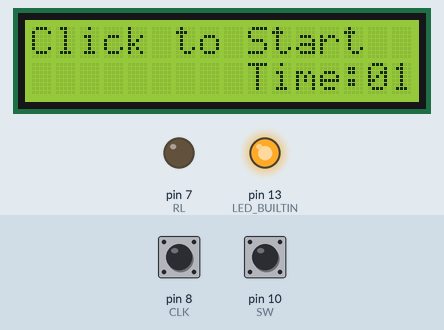
Simulated run of this sketch. Board: Arduino Uno, built with avr-gcc and run on an emulated ATmega328P. Shown: 16×2 character LCD, output pins drawn as LEDs (lit = HIGH). Inputs (shaded band) come from the test bench; at power-on: pin 10 (SW) HIGH, pin 8 (CLK) HIGH.

Above: at 1.2 s.
1.3 s: pin 10 (SW) pulled LOW for 0.15 s
At 1.7 s:
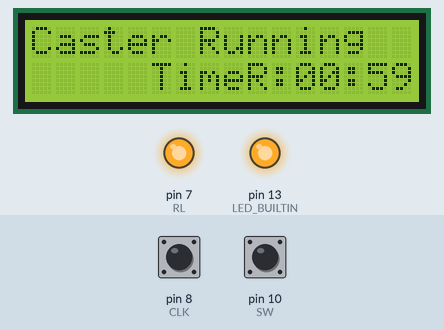
At 4.1 s:
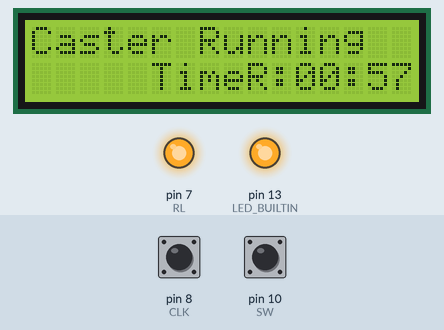
Timing chart, 0 to 5.6 s (numbered marks = the images above; inputs shaded):
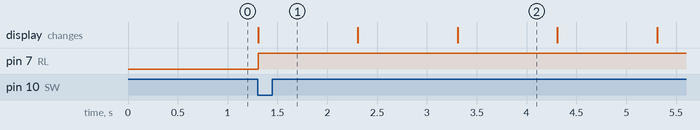

Measured:
- after the input at 1.3 s, pin 7 (RL): LOW → HIGH at once; the display: changes at once (image 1)
- what the display in image 2 shows lasts 1.0 s, from 3.3 s to 4.3 s

The sketch:

SpincasterControls.ino
```cpp
/*
  UVic Rocketry Proulsion Team - Spincaster Controls

  This software will allow users to set the amount of time
  the spincaster will rotate for and automatically shut it off
  in the event of the control system fails.

  The circuit:
 * LCD RS pin to digital pin 12
 * LCD Enable pin to digital pin 11
 * LCD D4 pin to digital pin 4
 * LCD D5 pin to digital pin 3
 * LCD D6 pin to digital pin 2
 * LCD D7 pin to digital pin 5
 * LCD R/W pin to ground
 * LCD VSS pin to ground
 * LCD VCC pin to 5V
 * LCD LED+ to 5V
 * LCD LED- to ground
 * 10K pot resistor:
 * ends to +5V and ground
 * wiper to LCD VO pin (pin 3)
 * Rotary SW to digital pin 10
 * Rotary DT to digital pin 9
 * Rotary CLK to digital pin 8

 Joshua Piuti 27/9/2021
*/

// include the library code:
#include <LiquidCrystal.h>

#define CLK 8
#define DT 9
#define SW 10
#define RL 7

// initialize the library by associating any needed LCD interface pin
// with the arduino pin number it is connected to
const int rs = 12, en = 11, d4 = 4, d5 = 3, d6 = 2, d7 = 5;
LiquidCrystal lcd(rs, en, d4, d5, d6, d7);

int counter = 1;
int currentStateCLK;
int lastStateCLK;
String currentDir ="";
unsigned long lastButtonPress = 0;
int minRem = 0;
int secRem = 0;
char timeBuf[7] = "       ";
char minBuf[3] = "   ";

void setup() {
  // set up the LCD's number of columns and rows:
  lcd.begin(16, 2);
  // Print startup screen to LCD
  lcd.print("Click to Start");
  lcd.setCursor(9, 1);
  lcd.print("Time:01");
  pinMode(LED_BUILTIN, OUTPUT);
  digitalWrite(LED_BUILTIN, HIGH);

  // Set encoder pins as inputs
  pinMode(CLK,INPUT);
  pinMode(DT,INPUT);
  pinMode(SW, INPUT_PULLUP);

  // Set relay pin as output
  pinMode(RL, OUTPUT);
  digitalWrite(RL, LOW);

  // Setup Serial Monitor
  Serial.begin(9600);

  // Read the initial state of CLK
  lastStateCLK = digitalRead(CLK);
}//setup

void loop() {
  // Read the current state of CLK
  currentStateCLK = digitalRead(CLK);

  // Turns relay off for safety
  digitalWrite(RL, LOW);

  // If last and current state of CLK are different, then pulse occurred
  // React to only 1 state change to avoid double count
  if (currentStateCLK != lastStateCLK  && currentStateCLK == 1){

    // If the DT state is different than the CLK state then
    // the encoder is rotating CCW so decrement
    if (digitalRead(DT) != currentStateCLK) {
      if(counter > 0){
        counter --;
       currentDir ="CCW";
      }//if
    } else {
      // Encoder is rotating CW so increment, max is 99
      if(counter < 99){
        counter ++;
        currentDir ="CW";
      }//if
    }//if

    // displays the selected number of minutes to run
    lcd.setCursor(14, 1);
    sprintf(minBuf, "%02i", counter);
    lcd.print(minBuf);
  }//if

  // Remember last CLK state
  lastStateCLK = currentStateCLK;

  // Read the button state
  int btnState = digitalRead(SW);

  //If we detect LOW signal, button is pressed
  if (btnState == LOW && counter > 0) {
    //if 50ms have passed since last LOW pulse, it means that the
    //button has been pressed, released and pressed again
    if (millis() - lastButtonPress > 50) {
      lastButtonPress = millis();
      // Read the button state
      btnState = digitalRead(SW);

      // Sets up timer in minutes and seconds
      minRem = counter - 1;
      secRem = 59;

      // Sets screen to countdown
      lcd.clear();
      lcd.print("Caster Running");
      lcd.setCursor(5, 1);
      lcd.print("TimeR:");
      // Prints current time remaining to LCD
      sprintf(timeBuf, "%02i:%02i", minRem, secRem);
      lcd.setCursor(11, 1);
      lcd.print(timeBuf);

      // Turns relay on
      digitalWrite(RL, HIGH);

      // Counts down until time elapsed
      while(true){
        delay(1000);

        if(secRem <= 0){
          if(minRem <= 0){
            break;
          }//if
          minRem--;
          secRem = 59;
        } else {
          secRem--;
        }//if else

        // Prints current time remaining to LCD
        sprintf(timeBuf, "%02i:%02i", minRem, secRem);
        lcd.setCursor(11, 1);
        lcd.print(timeBuf);
      }//while
    }//if

    // Turns off relay when countdown done
    digitalWrite(RL, LOW);

    // Prints screen and prompts user to push rotary encoder button to get back to start screen
    lcd.clear();
    lcd.print("Casting Finished");
    lcd.setCursor(0, 1);
    lcd.print("Press But to RST");
    lastButtonPress = millis();
    btnState = digitalRead(SW);

    // Waits until button is pressed to go back to start screen
    while(btnState == HIGH){
      // Read the button state
      btnState = digitalRead(SW);
    };//do while

    // Logs last button press
    lastButtonPress = millis();

    // Print startup screen to LCD
    lcd.clear();
    lcd.print("Click to Start");
    lcd.setCursor(9, 1);
    lcd.print("Time:01");
    lcd.setCursor(14, 1);
    sprintf(minBuf, "%02i", counter);
    lcd.print(minBuf);
  }//if

  // Put in a slight delay to help debounce the reading
  delay(1);
}//loop
```
